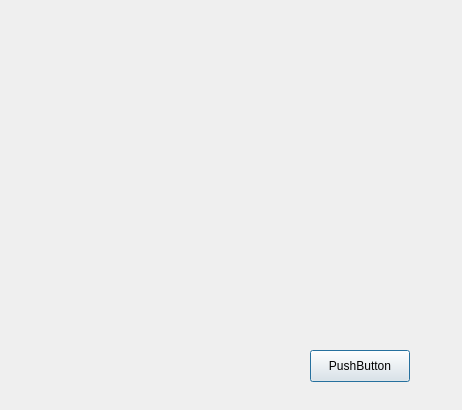
<?xml version="1.0" encoding="UTF-8"?>
<ui version="4.0">
 <class>SignaltoNoiseRatio</class>
 <widget class="QDialog" name="SignaltoNoiseRatio">
  <property name="geometry">
   <rect>
    <x>0</x>
    <y>0</y>
    <width>462</width>
    <height>410</height>
   </rect>
  </property>
  <property name="windowTitle">
   <string>Dialog</string>
  </property>
  <widget class="QPushButton" name="pushButton">
   <property name="geometry">
    <rect>
     <x>310</x>
     <y>350</y>
     <width>100</width>
     <height>32</height>
    </rect>
   </property>
   <property name="text">
    <string>PushButton</string>
   </property>
  </widget>
 </widget>
 <resources/>
 <connections/>
</ui>
